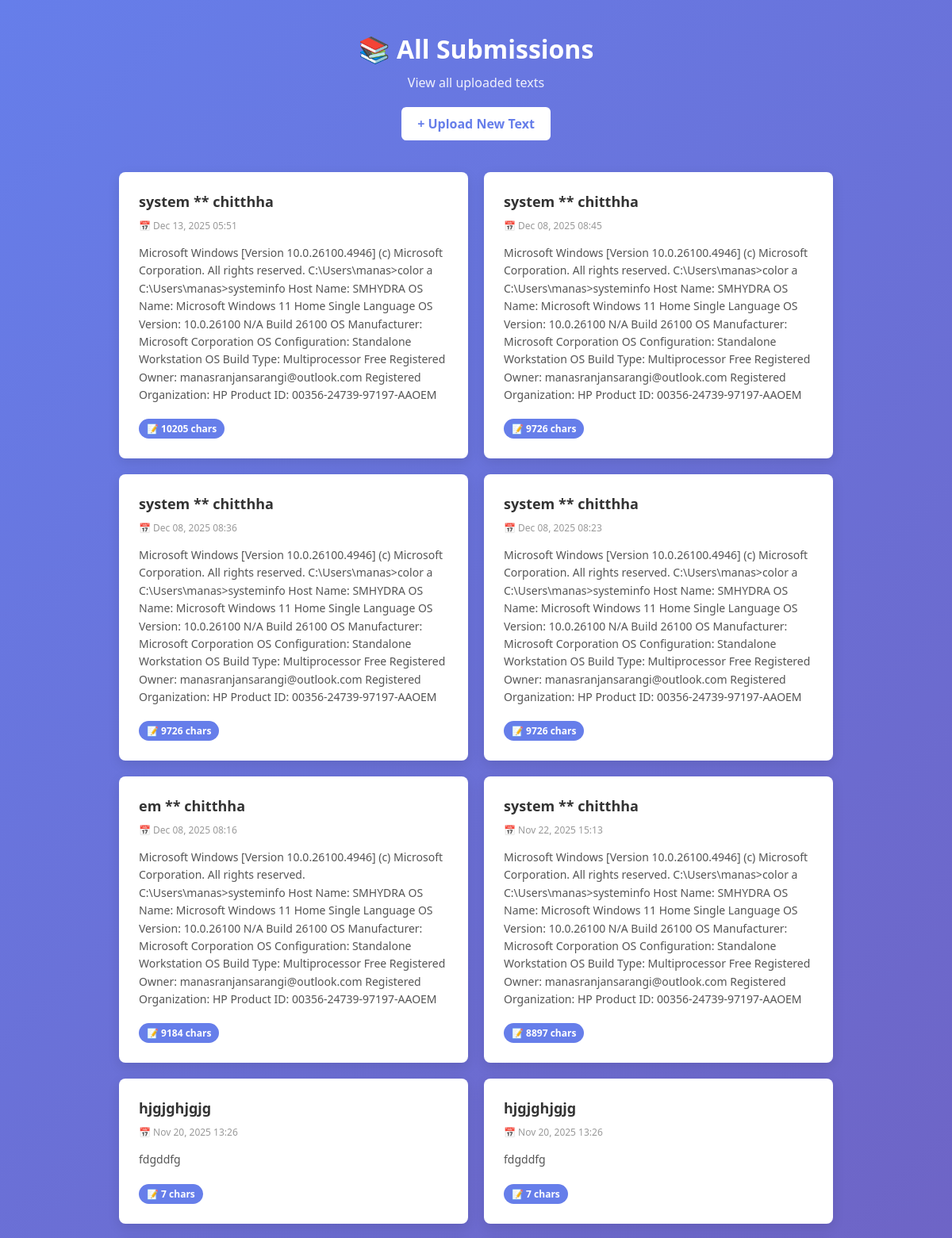
The app's page /submissions/ (upper part) with its own data.
### contact/models.py (models this page shows, shortened)
class TextUpload(models.Model):
    title = models.TextField()
    content = models.TextField()
    created_at = models.DateTimeField(auto_now_add=True)
    updated_at = models.DateTimeField(auto_now=True)
    class Meta:
        ordering = ['-created_at']

### contact/views.py (the view)
# urls.py: path('submissions/', views.submissions, name='submissions'),
def submissions(request):
    texts = TextUpload.objects.all()
    return render(request, 'contact/submissions.html', {'texts': texts})

### templates/contact/submissions.html (shortened to what this page needs)
<!DOCTYPE html>
<html>
<head>
</head>
<body>
    <div class="container">
        <header>
            <h1>📚 All Submissions</h1>
            <p class="subtitle">View all uploaded texts</p>
            <a href="/" class="btn-upload">+ Upload New Text</a>
        </header>
        {% if texts %}
            <div class="submissions-grid">
                {% for text in texts %}
                    <div class="submission-card">
                        <div class="submission-title">{{ text.title }}</div>
                        <div class="submission-date">📅 {{ text.created_at|date:"M d, Y H:i" }}</div>
                        <div class="submission-content">{{ text.content }}</div>
                        <span class="char-badge">📝 {{ text.content|length }} chars</span>
                    </div>
                {% endfor %}
            </div>
        {% else %}
            <div class="no-submissions">
                <p>No submissions yet.</p>
                <a href="/" class="btn-upload">Upload Your First Text</a>
            </div>
        {% endif %}
    </div>
</body>
</html>

### templates/contact/submissions.html (style rules this page uses)
* { margin: 0; padding: 0; box-sizing: border-box; }
body { font-family: 'Segoe UI', Tahoma, Geneva, Verdana, sans-serif; background: linear-gradient(135deg, #667eea 0%, #764ba2 100%); min-height: 100vh; padding: 40px 20px; }
.container { max-width: 900px; margin: 0 auto; }
header { text-align: center; margin-bottom: 40px; color: white; }
h1 { font-size: 32px; margin-bottom: 10px; }
.subtitle { font-size: 16px; opacity: 0.9; }
.btn-upload { display: inline-block; padding: 10px 20px; background: white; color: #667eea; text-decoration: none; border-radius: 6px; font-weight: 600; margin-top: 20px; transition: transform 0.2s, box-shadow 0.2s; }
.submissions-grid { display: grid; grid-template-columns: repeat(auto-fill, minmax(300px, 1fr)); gap: 20px; margin-top: 30px; }
.submission-card { background: white; border-radius: 8px; padding: 25px; box-shadow: 0 5px 15px rgba(0, 0, 0, 0.1); transition: transform 0.3s, box-shadow 0.3s; display: flex; flex-direction: column; }
.submission-title { font-size: 18px; font-weight: 700; color: #333; margin-bottom: 10px; word-break: break-word; }
.submission-date { font-size: 12px; color: #999; margin-bottom: 15px; }
.submission-content { color: #555; font-size: 14px; line-height: 1.6; flex-grow: 1; max-height: 200px; overflow: hidden; text-overflow: ellipsis; word-break: break-word; margin-bottom: 10px; }
.char-badge { display: inline-block; background: #667eea; color: white; padding: 4px 10px; border-radius: 20px; font-size: 12px; font-weight: 600; margin-top: 10px; width: fit-content; }

### records on screen
TextUpload: title "system ** chitthha", created_at "Dec 13, 2025 05:51", content "Microsoft Windows [Version 10.0.26100.4946] (c) Microsoft Corporation. All rights reserved. C:\\Users\\manas>color a C:\\Users\\manas>systeminfo Host Name: SMHYDRA OS Name: Microsoft Windows 11 Home Single Language OS Version: 10.0.26100 N/A Build 26100 OS Manufacturer: Microsoft Corporation OS Configuration: Standalone Workstation OS Build Type: Multiprocessor Free Registered Owner: manasranjansarangi@outlook.com Registered Organization: HP Product ID: 00356-24739-97197-AAOEM…", content|length "10205"
TextUpload: title "system ** chitthha", created_at "Dec 08, 2025 08:45", content "Microsoft Windows [Version 10.0.26100.4946] (c) Microsoft Corporation. All rights reserved. C:\\Users\\manas>color a C:\\Users\\manas>systeminfo Host Name: SMHYDRA OS Name: Microsoft Windows 11 Home Single Language OS Version: 10.0.26100 N/A Build 26100 OS Manufacturer: Microsoft Corporation OS Configuration: Standalone Workstation OS Build Type: Multiprocessor Free Registered Owner: manasranjansarangi@outlook.com Registered Organization: HP Product ID: 00356-24739-97197-AAOEM…", content|length "9726"
TextUpload: title "system ** chitthha", created_at "Dec 08, 2025 08:36", content "Microsoft Windows [Version 10.0.26100.4946] (c) Microsoft Corporation. All rights reserved. C:\\Users\\manas>color a C:\\Users\\manas>systeminfo Host Name: SMHYDRA OS Name: Microsoft Windows 11 Home Single Language OS Version: 10.0.26100 N/A Build 26100 OS Manufacturer: Microsoft Corporation OS Configuration: Standalone Workstation OS Build Type: Multiprocessor Free Registered Owner: manasranjansarangi@outlook.com Registered Organization: HP Product ID: 00356-24739-97197-AAOEM…", content|length "9726"
TextUpload: title "system ** chitthha", created_at "Dec 08, 2025 08:23", content "Microsoft Windows [Version 10.0.26100.4946] (c) Microsoft Corporation. All rights reserved. C:\\Users\\manas>color a C:\\Users\\manas>systeminfo Host Name: SMHYDRA OS Name: Microsoft Windows 11 Home Single Language OS Version: 10.0.26100 N/A Build 26100 OS Manufacturer: Microsoft Corporation OS Configuration: Standalone Workstation OS Build Type: Multiprocessor Free Registered Owner: manasranjansarangi@outlook.com Registered Organization: HP Product ID: 00356-24739-97197-AAOEM…", content|length "9726"
TextUpload: title "em ** chitthha", created_at "Dec 08, 2025 08:16", content "Microsoft Windows [Version 10.0.26100.4946] (c) Microsoft Corporation. All rights reserved. C:\\Users\\manas>systeminfo Host Name: SMHYDRA OS Name: Microsoft Windows 11 Home Single Language OS Version: 10.0.26100 N/A Build 26100 OS Manufacturer: Microsoft Corporation OS Configuration: Standalone Workstation OS Build Type: Multiprocessor Free Registered Owner: manasranjansarangi@outlook.com Registered Organization: HP Product ID: 00356-24739-97197-AAOEM…", content|length "9184"
TextUpload: title "system ** chitthha", created_at "Nov 22, 2025 15:13", content "Microsoft Windows [Version 10.0.26100.4946] (c) Microsoft Corporation. All rights reserved. C:\\Users\\manas>color a C:\\Users\\manas>systeminfo Host Name: SMHYDRA OS Name: Microsoft Windows 11 Home Single Language OS Version: 10.0.26100 N/A Build 26100 OS Manufacturer: Microsoft Corporation OS Configuration: Standalone Workstation OS Build Type: Multiprocessor Free Registered Owner: manasranjansarangi@outlook.com Registered Organization: HP Product ID: 00356-24739-97197-AAOEM…", content|length "8897"
TextUpload: title "hjgjghjgjg", created_at "Nov 20, 2025 13:26", content "fdgddfg", content|length "7"
TextUpload: title "hjgjghjgjg", created_at "Nov 20, 2025 13:26", content "fdgddfg", content|length "7"
